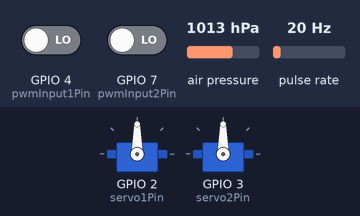
Bench run of a sketch on a simulated ESP32. Shown: 2 × servo. Wiring (inferred from the names in the program): pulse sensor: data GPIO 1. The inputs (shaded band) are chosen by the test bench; at power-on: air pressure 1013 hPa, GPIO 4 (pwmInput1Pin) LOW, GPIO 7 (pwmInput2Pin) LOW, pulse rate 20 Hz. What the sketch prints to the serial monitor is not drawn.

Above: at 2.4 s.
2.5 s: air pressure set to 1025 hPa
At 3.0 s:
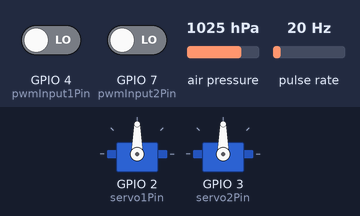
4.2 s: air pressure set to 1048 hPa
At 5.0 s:
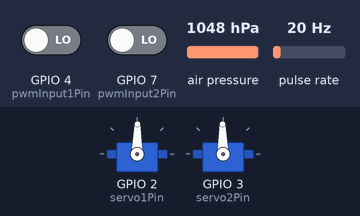
Timing chart, 0 to 7.2 s (numbered marks = the images above; inputs shaded):
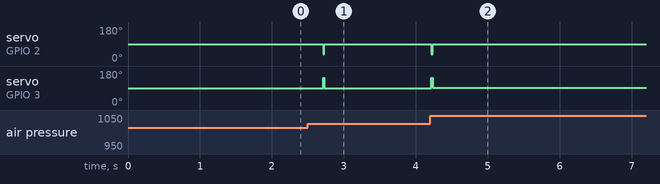

Measured:
- after the input at 2.5 s, servo on GPIO 2 (servo1Pin): 90° → 36° after 0.21 s, → 90° 0.01 s later; servo on GPIO 3 (servo2Pin): 90° → 144° after 0.21 s, → 90° 0.01 s later
- after the input at 4.2 s, servo on GPIO 2 (servo1Pin): 90° → 89° at once; servo on GPIO 3 (servo2Pin): 90° → 91° at once

The sketch:

min_servo_sensor.ino
```cpp
#include <Arduino.h>
#include <ESP32Servo.h>
#include <Wire.h>
#include <Adafruit_BME280.h>

TaskHandle_t Task1 = NULL;

const int servo1Pin = D1;
const int servo2Pin = D2;
const int pwmInput1Pin = D3;
const int pwmInput2Pin = D8;
const int pwmMinUs = 1000;
const int pwmMaxUs = 2000;
const float pitchStepDeg = 1.0f;
const double VOBJ = 0.1;
const double VOBJ_EPS = 0.001;
const float pwmDegPerUs = 180.0f / (pwmMaxUs - pwmMinUs);
const long pitchStepUs = (long)(pitchStepDeg / pwmDegPerUs + 0.5f);
const float ALTITUDE_THRESHOLD_M = 1.0; // configurable altitude threshold in meters

Servo servo1;
Servo servo2;

#define N_PALAS  4          /* Numero de palas del rotor. */
#define M        0.420      /* Masa total del sistema [kg]. */
#define R        0.22869    /* Radio exterior del rotor [m]. */
#define R0       0.04776    /* Radio donde inicia la pala [m]. */
#define C_CUERDA 0.0204     /* Cuerda de la pala [m]. */
#define RHO      1.225      /* Densidad del aire [kg/m^3]. */
#define G        9.81       /* Gravedad [m/s^2]. */

const double R3r0 = R * R * R - R0 * R0 * R0;
const double R4r0 = R * R * R * R - R0 * R0 * R0 * R0;
const double W_SYSTEM = M * G;
const double K_eq = (16.0 * N_PALAS / 54.0) * RHO * C_CUERDA
                    * (R3r0 * R3r0 * R3r0) / (R4r0 * R4r0);

// BME280
Adafruit_BME280 bme;
bool bmeOk = false;
#define BME280_ADDR_1 0x76
#define BME280_ADDR_2 0x77
#define TIEMPO_MUESTREO 500 // ms
unsigned long t_anterior = 0;
// RPM sensor
#define SENSOR1 D0
#define PULSOS_POR_REV 2
#define DEBOUNCE_US 2000UL
#define N_PROMEDIO 5
volatile unsigned long pulsos1 = 0;
volatile unsigned long t1 = 0;
float buffer1[N_PROMEDIO];
int indice = 0;

volatile unsigned long pwm1RiseUs = 0;
volatile unsigned long pwm2RiseUs = 0;
volatile unsigned long pwm1WidthUs = 1500;
volatile unsigned long pwm2WidthUs = 1500;
volatile bool task1Active = false;
volatile unsigned long servo1AdjustedPwmUs = 1500;
volatile unsigned long servo2AdjustedPwmUs = 1500;
volatile float servo1AngleDeg = NAN;
volatile float servo2AngleDeg = NAN;
volatile float alpha = NAN;
volatile float liftCoeffCL = NAN;
volatile float dragCoeffCD = NAN;
volatile double equilibriumVdEq = NAN;
volatile long pitchOffsetUs = 0;

float initialAltitude = NAN;
float lastAltitude = NAN;

unsigned long clampPwmUs(long value) {
  return constrain(value, pwmMinUs, pwmMaxUs);
}

long clampPitchOffsetUs(long requestedOffsetUs, unsigned long width1Us, unsigned long width2Us) {
  long maxPositiveOffset = min((long)width1Us - pwmMinUs, pwmMaxUs - (long)width2Us);
  long maxNegativeOffset = min(pwmMaxUs - (long)width1Us, (long)width2Us - pwmMinUs);

  if (requestedOffsetUs > 0) {
    return min(requestedOffsetUs, maxPositiveOffset);
  }

  if (requestedOffsetUs < 0) {
    return max(requestedOffsetUs, -maxNegativeOffset);
  }

  return 0;
}

float pwmToDegrees(unsigned long pulseWidthUs) {
  pulseWidthUs = constrain(pulseWidthUs, (unsigned long)pwmMinUs, (unsigned long)pwmMaxUs);
  return (pulseWidthUs - pwmMinUs) * pwmDegPerUs;
}

void IRAM_ATTR isrPwm1() {
  unsigned long nowUs = micros();
  if (digitalRead(pwmInput1Pin) == HIGH) {
    pwm1RiseUs = nowUs;
  } else {
    unsigned long widthUs = nowUs - pwm1RiseUs;
    if (widthUs >= pwmMinUs && widthUs <= pwmMaxUs) {
      pwm1WidthUs = widthUs;
      // Only notify Task1 when it's allowed to run to avoid unnecessary wakeups
      if (Task1 != NULL && task1Active) {
        BaseType_t higherPriorityTaskWoken = pdFALSE;
        vTaskNotifyGiveFromISR(Task1, &higherPriorityTaskWoken);
        if (higherPriorityTaskWoken) {
          portYIELD_FROM_ISR();
        }
      }
    }
  }
}

void IRAM_ATTR isrPwm2() {
  unsigned long nowUs = micros();
  if (digitalRead(pwmInput2Pin) == HIGH) {
    pwm2RiseUs = nowUs;
  } else {
    unsigned long widthUs = nowUs - pwm2RiseUs;
    if (widthUs >= pwmMinUs && widthUs <= pwmMaxUs) {
      pwm2WidthUs = widthUs;
      // Only notify Task1 when it's allowed to run to avoid unnecessary wakeups
      if (Task1 != NULL && task1Active) {
        BaseType_t higherPriorityTaskWoken = pdFALSE;
        vTaskNotifyGiveFromISR(Task1, &higherPriorityTaskWoken);
        if (higherPriorityTaskWoken) {
          portYIELD_FROM_ISR();
        }
      }
    }
  }
}

// ISR for RPM pulses (debounced)
void IRAM_ATTR isr1() {
  unsigned long ahora = micros();
  if (ahora - t1 > DEBOUNCE_US) {
    pulsos1++;
    t1 = ahora;
  }
}

float promedio(float *buffer) {
  float suma = 0;
  for (int i = 0; i < N_PROMEDIO; i++) suma += buffer[i];
  return suma / N_PROMEDIO;
}

void Task1code(void *pvParameters) {
  Serial.print("Task1 (PWM-to-servo) running on core ");
  Serial.println(xPortGetCoreID());

  for (;;) {
    ulTaskNotifyTake(pdTRUE, portMAX_DELAY);

    unsigned long width1Us = pwm1WidthUs;
    unsigned long width2Us = pwm2WidthUs;

    float alphaBeforeOffset = alpha;
    if (!isnan(alphaBeforeOffset)) {
      liftCoeffCL = 2.0f * M_PI * (alphaBeforeOffset * M_PI / 180.0f);
      dragCoeffCD = 0.008f + 0.01f * liftCoeffCL * liftCoeffCL;
      equilibriumVdEq = sqrt(W_SYSTEM / (K_eq * ((double)liftCoeffCL * liftCoeffCL * liftCoeffCL)
                              / ((double)dragCoeffCD * dragCoeffCD)));
    } else {
      liftCoeffCL = NAN;
      dragCoeffCD = NAN;
      equilibriumVdEq = NAN;
    }

    const char *accion = "sin ajuste";
    if (!isnan(equilibriumVdEq)) {
      if (equilibriumVdEq - VOBJ > VOBJ_EPS) {
        accion = "aumentar pitch";
        pitchOffsetUs = pitchStepUs;
      } else {
        accion = "disminuir pitch";
        pitchOffsetUs = -pitchStepUs;
      }
    } else {
      pitchOffsetUs = 0;
    }

    pitchOffsetUs = clampPitchOffsetUs(pitchOffsetUs, width1Us, width2Us);

    servo1AdjustedPwmUs = clampPwmUs((long)width1Us - pitchOffsetUs);
    servo2AdjustedPwmUs = clampPwmUs((long)width2Us + pitchOffsetUs);
    float servo1OutDeg = pwmToDegrees(servo1AdjustedPwmUs);
    float servo2OutDeg = pwmToDegrees(servo2AdjustedPwmUs);

    servo1AngleDeg = servo1OutDeg;
    servo2AngleDeg = servo2OutDeg;
    alpha = (servo1OutDeg + servo2OutDeg) / 2.0f;
    alpha = constrain(alpha, 0.0f, 180.0f);

    servo1.writeMicroseconds(servo1AdjustedPwmUs);
    servo2.writeMicroseconds(servo2AdjustedPwmUs);

    Serial.print("Task1 pulse1=");
    Serial.print(width1Us);
    Serial.print("us -> servo1=");
    Serial.print(servo1AdjustedPwmUs);
    Serial.print(" us (");
    Serial.print(servo1OutDeg, 1);
    Serial.print(" deg) | pulse2=");
    Serial.print(width2Us);
    Serial.print("us -> servo2=");
    Serial.print(servo2AdjustedPwmUs);
    Serial.print(" us (");
    Serial.print(servo2OutDeg, 1);
    Serial.print(" deg) | alpha=");
    Serial.print(alpha, 1);
    Serial.print(" deg | CL=");
    Serial.print(liftCoeffCL, 4);
    Serial.print(" | CD=");
    Serial.print(dragCoeffCD, 5);
    Serial.print(" | Vd_eq=");
    Serial.print(equilibriumVdEq, 3);
    Serial.print(" m/s | accion=");
    Serial.print(accion);
    Serial.print(" | offset=");
    Serial.print(pitchOffsetUs);
    Serial.println(" us");
  }
}

void setup() {
  Serial.begin(115200);
  delay(500);
  Serial.println("Dual-task servo + sensor example starting");

  pinMode(pwmInput1Pin, INPUT);
  pinMode(pwmInput2Pin, INPUT);

  Serial.println("Setup: allocating PWM timer and attaching servos");
  ESP32PWM::allocateTimer(0);
  servo1.setPeriodHertz(50);
  servo2.setPeriodHertz(50);
  servo1.attach(servo1Pin, pwmMinUs, pwmMaxUs);
  servo2.attach(servo2Pin, pwmMinUs, pwmMaxUs);
  delay(200);
  Serial.println("Setup: servos attached");

  attachInterrupt(digitalPinToInterrupt(pwmInput1Pin), isrPwm1, CHANGE);
  attachInterrupt(digitalPinToInterrupt(pwmInput2Pin), isrPwm2, CHANGE);
  Serial.println("Setup: PWM input interrupts attached");

  // Initialize I2C and probe BME280.
  // Wire.begin() uses the board's default SDA/SCL pins unless overridden.
  Wire.begin();
  Serial.println("Scanning I2C for BME280...");
  bool found = false;
  for (uint8_t addr : { (uint8_t)BME280_ADDR_1, (uint8_t)BME280_ADDR_2 }) {
    Wire.beginTransmission(addr);
    uint8_t err = Wire.endTransmission();
    if (err == 0) {
      Serial.print("I2C device found at 0x"); Serial.println(addr, HEX);
      found = true;
      if (bme.begin(addr)) {
        Serial.print("BME280 initialized at 0x"); Serial.println(addr, HEX);
        bmeOk = true;
      } else {
        Serial.print("BME280 probe failed at 0x"); Serial.println(addr, HEX);
        bmeOk = false;
      }
      break;
    }
  }
  if (!found) {
    Serial.println("No BME280 found on I2C bus. Continuing without altitude.");
    bmeOk = false;
  }

  // Configure RPM sensor pin and attach ISR
  pinMode(SENSOR1, INPUT);
  attachInterrupt(digitalPinToInterrupt(SENSOR1), isr1, FALLING);
  Serial.println("Attached RPM interrupt on SENSOR1");

  // initialize RPM buffer
  for (int i = 0; i < N_PROMEDIO; i++) buffer1[i] = 0.0;

  xTaskCreatePinnedToCore(
    Task1code,
    "Task1",
    4096,
    NULL,
    1,
    &Task1,
    0
  );
  delay(500);

}

void loop() {
  unsigned long t_actual = millis();
  if (t_actual - t_anterior >= TIEMPO_MUESTREO) {
    t_anterior = t_actual;
    float altitude = NAN;
    if (bmeOk) {
      altitude = bme.readAltitude(1013.25f);
    }

    noInterrupts();
    unsigned long c1 = pulsos1;
    pulsos1 = 0;
    interrupts();

    float rpm1 = ((c1 * 60000.0) / (PULSOS_POR_REV * TIEMPO_MUESTREO)) / 2.0;
    buffer1[indice] = rpm1;
    indice++;
    if (indice >= N_PROMEDIO) indice = 0;
    float rpm1_suave = promedio(buffer1);

    // Altitude gating logic
    if (bmeOk && !isnan(altitude)) {
      if (isnan(initialAltitude)) {
        initialAltitude = altitude; // store initial altitude at power-on
      }

      float altDiffFromInit = altitude - initialAltitude; // measured - initial
      float altDelta = NAN;
      if (!isnan(lastAltitude)) altDelta = altitude - lastAltitude;

      // Condition: below configured threshold from initial AND descending
      if (altDiffFromInit < ALTITUDE_THRESHOLD_M && !isnan(altDelta) && altDelta < 0.0) {
        // Force servos to fixed positions, then enable Task1 to start offset processing
        servo1.writeMicroseconds(1200);
        servo2.writeMicroseconds(1800);
        task1Active = true;
        if (Task1 != NULL) xTaskNotifyGive(Task1);
      } else {
        // While altitude <200 but ascending, or altitude >=200, disable Task1
        task1Active = false;
      }

      lastAltitude = altitude;
    }

    Serial.print("Tiempo(ms):"); Serial.print(t_actual);
    Serial.print("\tAltitud(m):");
    if (bmeOk) Serial.print(altitude, 2); else Serial.print("N/A");
    Serial.print("\tRPM:"); Serial.print(rpm1_suave, 2);
    Serial.println();
  }

  delay(5);
}
```
